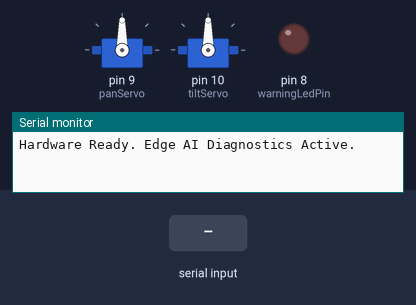
Simulated run of this sketch. Board: Arduino Uno, built with avr-gcc and run on an emulated ATmega328P. On the bench: 2 × servo, output pins drawn as LEDs (lit = HIGH), the last lines printed to the serial monitor. The test bench sets the inputs (shaded band). Random numbers use the default seed unless the sketch sets one.

Above: at 1.2 s.
1.3 s: "P,45\n" received over Serial
At 2.3 s:
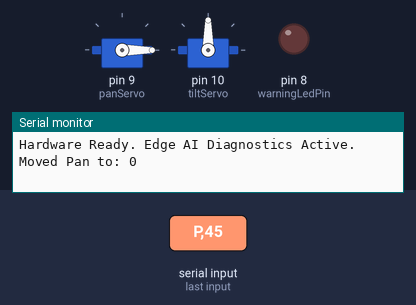
2.8 s: "T,45\n" received over Serial
At 3.4 s:
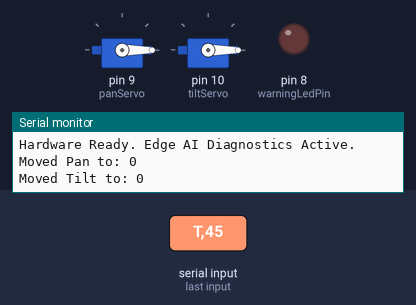
4.3 s: "90,45\n" received over Serial
At 4.6 s:
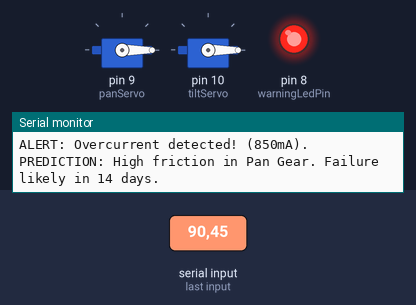
5.8 s: "P90\n" received over Serial
At 6.9 s:
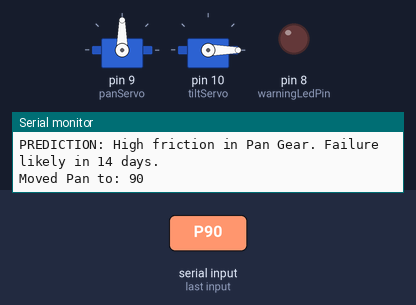
7.3 s: "30,150\n" received over Serial
At 8.1 s:
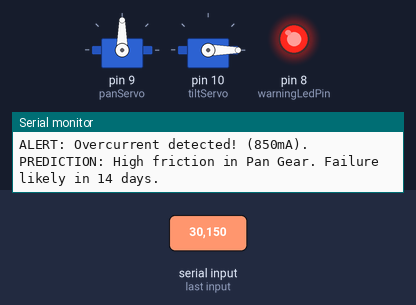
8.8 s: "1\n" received over Serial
At 9.1 s:
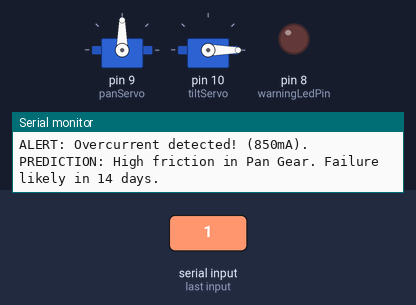
Timing chart, 0 to 11.3 s (numbered marks = the images above; inputs shaded):
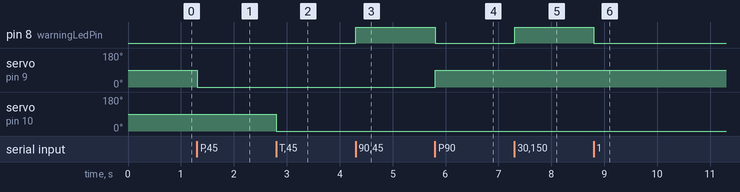

The sketch:

sketch.ino
```cpp
/*
 * SmartSolar AI — Arduino Receiver
 *
 * Receives servo commands from the Python pipeline over USB serial.
 *
 * ── Predictive Maintenance ─────────────────────────────────────────────────
 *   Prints "MAINTENANCE_ALERT:IDLE"         if no servo movement for 30 s
 *   Prints "MAINTENANCE_ALERT:MOTOR_STRESS" with ~1% probability per loop
 *   Both alerts trigger a fast 5× red-LED blink.
 */

#include <Servo.h>

Servo panServo;
Servo tiltServo;

int panAngle = 90;
int tiltAngle = 90;

const int warningLedPin = 8;
bool isMotorHealthy = true;

void setup() {
  Serial.begin(9600);
  panServo.attach(9);
  tiltServo.attach(10);
  pinMode(warningLedPin, OUTPUT);

  panServo.write(panAngle);
  tiltServo.write(tiltAngle);

  digitalWrite(warningLedPin, LOW);
  Serial.println("Hardware Ready. Edge AI Diagnostics Active.");
}

void runDiagnostics(int targetAngle) {
  int simulatedCurrent = random(100, 300);

  if ((targetAngle < 10 || targetAngle > 170) && random(1, 10) > 8) {
    simulatedCurrent = 850;
  }

  if (simulatedCurrent > 800) {
    isMotorHealthy = false;
    digitalWrite(warningLedPin, HIGH);

    Serial.println("ALERT: Overcurrent detected! (850mA).");
    Serial.println("PREDICTION: High friction in Pan Gear. Failure likely in 14 days.");
  } else {
    isMotorHealthy = true;
    digitalWrite(warningLedPin, LOW);
  }
}

void loop() {
  if (Serial.available() > 0) {
    String command = Serial.readStringUntil('\n');
    command.trim();

    if (command.length() > 0) {
      char axis = command.charAt(0);

      if (axis == 'E') {
        int errorState = command.substring(1).toInt();
        if (errorState == 1) {
           digitalWrite(warningLedPin, HIGH);
           Serial.println("ALERT: (MANUAL OVERRIDE) - Motor Jam Predicted.");
        } else {
           digitalWrite(warningLedPin, LOW);
           Serial.println("SYSTEM RESET: Motors healthy.");
        }
        return;
      }

      int angle = command.substring(1).toInt();
      if (angle >= 0 && angle <= 180) {

        runDiagnostics(angle);

        if (axis == 'P' || axis == 'p') {
          panServo.write(angle);
          Serial.print("Moved Pan to: "); Serial.println(angle);
        }
        else if (axis == 'T' || axis == 't') {
          tiltServo.write(angle);
          Serial.print("Moved Tilt to: "); Serial.println(angle);
        }
      }
    }
  }
}
```

Measured:
- after the input at 1.3 s, servo on pin 9 (panServo): 90° → 0° at once
- after the input at 2.8 s, servo on pin 10 (tiltServo): 90° → 0° at once
- after the input at 4.3 s, pin 8 (warningLedPin): LOW → HIGH at once
- after the input at 5.8 s, pin 8 (warningLedPin): HIGH → LOW at once; servo on pin 9 (panServo): 0° → 90° at once
- after the input at 7.3 s, pin 8 (warningLedPin): LOW → HIGH at once
- after the input at 8.8 s, pin 8 (warningLedPin): HIGH → LOW at once
